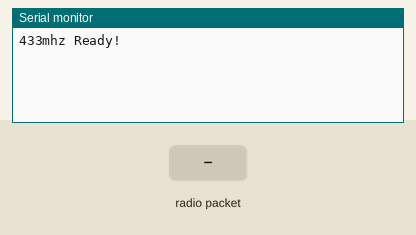
This sketch was run on a simulated Arduino Uno, built with avr-gcc and run on an emulated ATmega328P. Shown: the last lines printed to the serial monitor. The test bench sets the inputs (shaded band). No radio packets arrive unless stated.

Above: at 1.3 s.
1.4 s: radio packet "1" arrives
At 2.7 s:
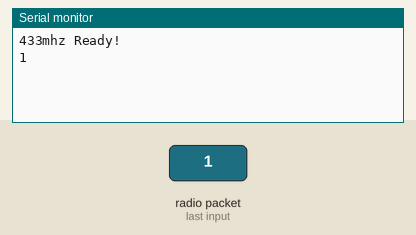
3.1 s: radio packet "0" arrives
At 4.2 s:
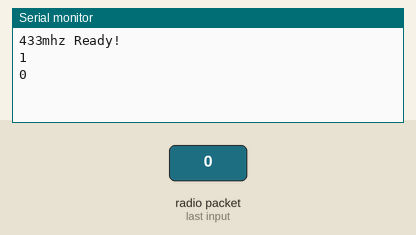
4.6 s: radio packet "2" arrives
At 5.7 s:
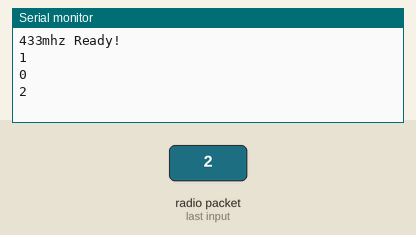

The sketch:

home-receiver-without-network.ino
```cpp
#include <RH_ASK.h>
#include <SPI.h>


#define STATION_COUNT 3
#define READING_TYPE_COUNT 3
#define STATION_NAME_BEDROOM 0
#define STATION_NAME_GARAGE 1
#define STATION_NAME_STUDY 2
#define READING_TYPE_TEMPERATURE 0
#define READING_TYPE_HUMIDITY 1
#define READING_TYPE_IDENTIFIER 2

static float READINGS[STATION_COUNT][READING_TYPE_COUNT];

RH_ASK driver(500, 2, NULL, NULL, false);

void setup() {
  // Start the serial connection at 1152500 baud
  Serial.begin(115200);

  // Try and init the driver.
  if (!driver.init()) {
    Serial.println("433mhz init failed");
  } else {
    Serial.println("433mhz Ready!");
  }
}


void loop() {
  delay(25);
  uint8_t buf[RH_ASK_MAX_MESSAGE_LEN];
  uint8_t buflen = sizeof(buf);

  if (driver.recv(buf, &buflen))
  {
    String receivedData = "";

    for (int i = 0; i < buflen; i++) {
      receivedData += (char) buf[i];
    }

    Serial.println(receivedData);
  }

  delay(500);
}
```

Measured:
- after the input at 1.4 s, the serial monitor: prints a new line after 0.20 s (image 1)
- after the input at 3.1 s, the serial monitor: prints a new line after 0.08 s (image 2)
- after the input at 4.6 s, the serial monitor: prints a new line after 0.15 s (image 3)
